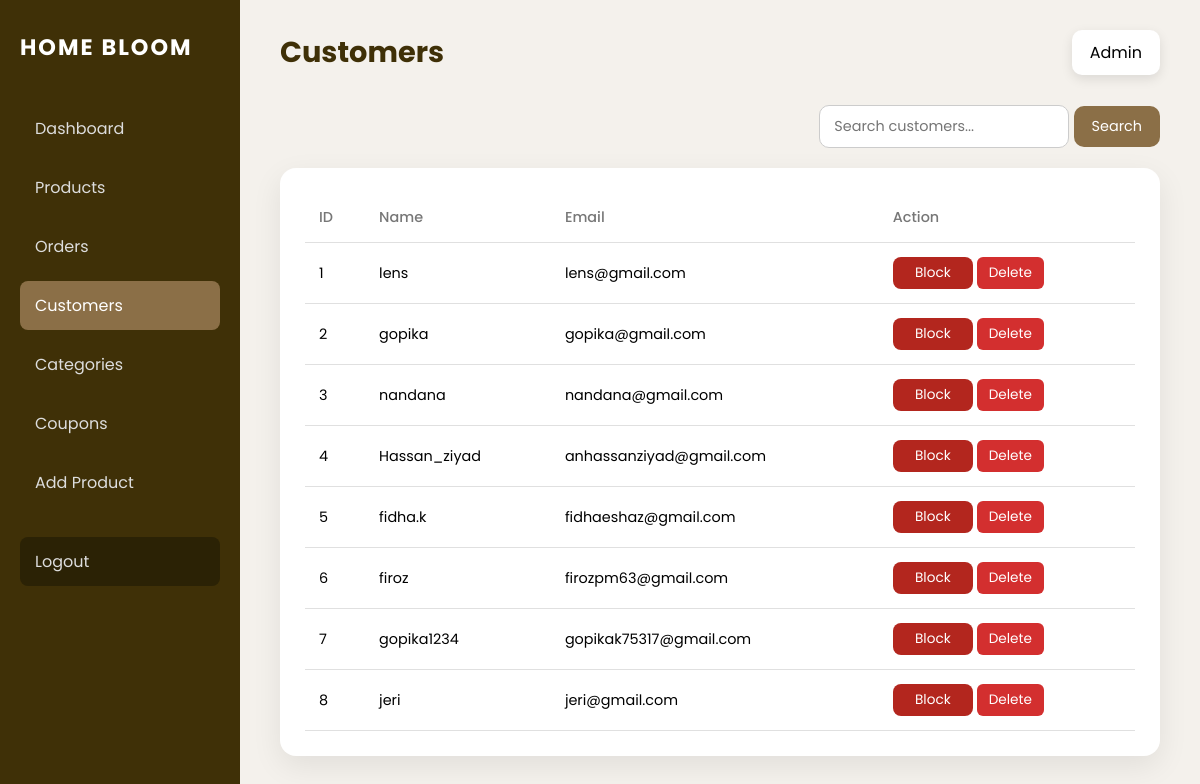
The app's page /admincutomer/ (signed in), older data.
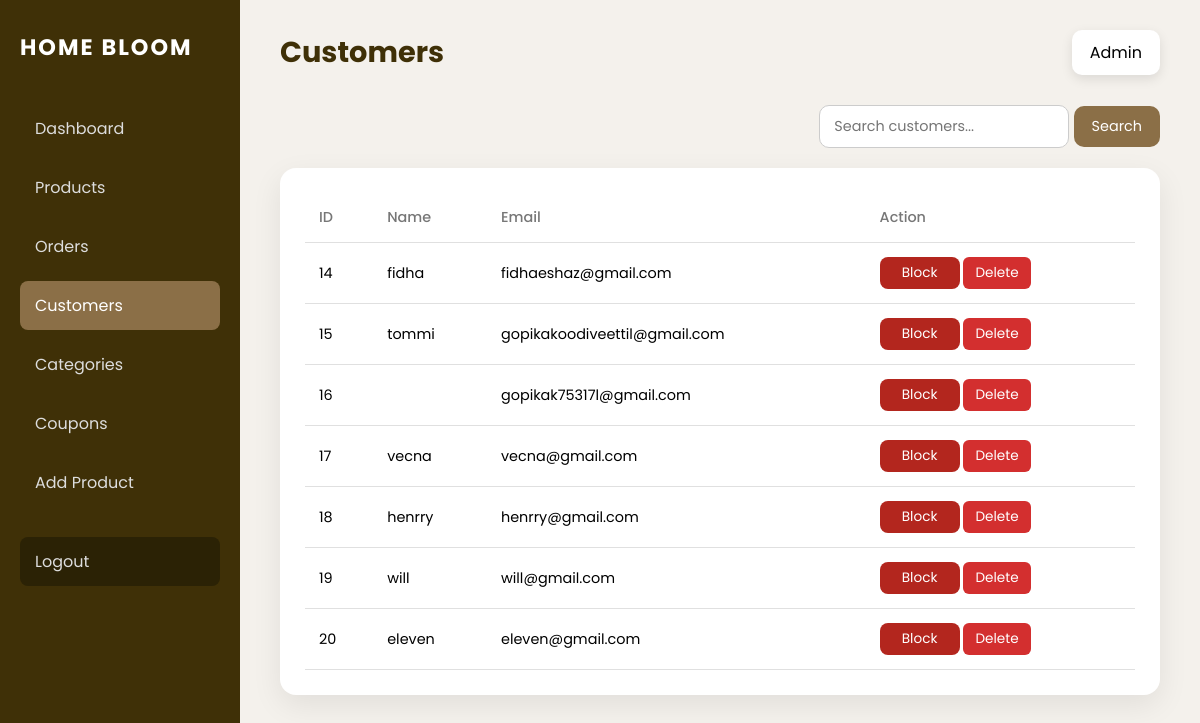
The same page, newer data.
### bloom/models.py (models this page shows, shortened)
class User(AbstractUser):
    email = models.EmailField(unique=True)
    USERNAME_FIELD = "email"
    REQUIRED_FIELDS = ["username"]

### bloom/views.py (the view)
# urls.py: path('admincutomer/',views.admincustomer,name='admincustomer'),
@never_cache
@login_required(login_url="login")
def admincustomer(request):
    if not request.user.is_staff:
        return HttpResponseForbidden("Access denied")
    customers = User.objects.filter(is_staff=False)
    return render(request, "admincustomer.html", {
        "customers": customers
    })

### bloom/templates/admincustomer.html (shortened to what this page needs)
<!DOCTYPE html>
<html lang="en">
<head>
</head>
<body>
<div class="dashboard-wrapper">
    <aside class="sidebar">
        <h2 class="brand">HOME BLOOM</h2>
        <nav>
            <a href="{% url 'admindashboard' %}">Dashboard</a>
            <a href="{%url 'adminproduct'%}">Products</a>
            <a href="{% url 'adminorder' %}">Orders</a>
             <a href="{%url 'admincustomer'%}"class="active">Customers</a>
            <a href="{%url 'admincategory'%}">Categories</a>
            <a href="{%url 'admincoupon'%}">Coupons</a>
            <a href="{%url 'addproduct'%}">Add Product</a>
            <a href="/" class="logout">Logout</a>
        </nav>
    </aside>
    <main class="main-content">
        <div class="top-bar">
            <h1>Customers</h1>
            <div class="admin-info">Admin</div>
        </div>
        <div class="search-wrapper">
            <form method="get" action="{% url 'admincustomer' %}">
                <input type="text" name="q" placeholder="Search customers..." class="search-input">
                <button type="submit" class="search-btn">Search</button>
            </form>
        </div>
        <div class="table-wrapper">
            <table>
                <thead>
                    <tr>
                        <th>ID</th>
                        <th>Name</th>
                        <th>Email</th>
                        <th>Action</th>
                    </tr>
                </thead>
                <tbody>
    {% for user in customers %}
    <tr>
        <td>{{ user.id }}</td>
        <td>{{ user.username }}</td>
        <td>{{ user.email }}</td>
        <td>
    <div class="block-toggle">
        <label for="block{{ user.id }}"></label>
    </div>
  <form action="{% url 'delete_customer' user.id %}" method="post" style="display:inline;">
    <button type="submit" class="delete-btn">Delete</button>
</form>
</td>
    </tr>
    {% empty %}
    <tr>
        <td colspan="4">No customers found</td>
    </tr>
    {% endfor %}
</tbody>
            </table>
        </div>
    </main>
</div>
</body>
</html>

### bloom/templates/admincustomer.html (style rules this page uses)
* { margin:0; padding:0; box-sizing:border-box; font-family:'Poppins', sans-serif; }
body { background:#f4f1ec; }
.dashboard-wrapper { display:flex; min-height:100vh; }
.sidebar { width:240px; background:#3f3007; color:#fff; padding:30px 20px; }
.brand { font-size:1.4rem; letter-spacing:2px; margin-bottom:40px; }
.sidebar nav a { display:block; color:#ddd; text-decoration:none; padding:12px 15px; border-radius:8px; margin-bottom:10px; }
.sidebar nav a:hover, .sidebar nav a.active { background:#8B6F47; color:#fff; }
.logout { margin-top:30px; background:#2b2205; }
.main-content { flex:1; padding:30px 40px; }
.top-bar { display:flex; justify-content:space-between; align-items:center; margin-bottom:30px; }
.top-bar h1 { font-size:1.8rem; color:#3f3007; }
.admin-info { background:#fff; padding:10px 18px; border-radius:10px; box-shadow:0 4px 12px rgba(0,0,0,.1); }
.search-wrapper { margin-bottom:20px; display:flex; justify-content:flex-end; gap:10px; }
.search-input { padding:10px 14px; border-radius:10px; border:1px solid #ccc; font-size:0.9rem; width:250px; }
.search-btn { padding:10px 18px; border-radius:10px; border:none; background:#8B6F47; color:#fff; font-size:0.9rem; cursor:pointer; }
.table-wrapper { background:#fff; border-radius:16px; padding:25px; box-shadow:0 10px 30px rgba(0,0,0,.08); overflow-x:auto; }
table { width:100%; border-collapse:collapse; min-width:800px; }
th,td { padding:14px; text-align:left; border-bottom:1px solid #e0e0e0; font-size:0.9rem; }
th { color:#777; font-weight:500; }
.block-toggle { display:inline-block; position:relative; }
.block-toggle label { display:inline-block; min-width:80px; text-align:center; padding:6px 12px; border-radius:8px; cursor:pointer; background:#b3261e; color:#fff; font-size:0.85rem; transition:0.3s; }
.block-toggle label::after { content:"Block"; }
.delete-btn { background-color: #d32f2f; color: #fff; border: none; padding: 6px 12px; border-radius: 6px; cursor: pointer; font-size: 0.85rem; transition: background 0.3s; }

Row changes from the older to the newer data that the page shows:
removed User: id "1", username "lens", email "lens@gmail.com"
removed User: id "2", username "gopika", email "gopika@gmail.com"
removed User: id "3", username "nandana", email "nandana@gmail.com"
removed User: id "4", username "Hassan_ziyad", email "anhassanziyad@gmail.com"
removed User: id "5", username "fidha.k", email "fidhaeshaz@gmail.com"
removed User: id "6", username "firoz", email "firozpm63@gmail.com"
removed User: id "7", username "gopika1234", email "gopikak75317@gmail.com"
removed User: id "8", username "jeri", email "jeri@gmail.com"
added User: id "14", username "fidha", email "fidhaeshaz@gmail.com"
added User: id "15", username "tommi", email "gopikakoodiveettil@gmail.com"
added User: id "16", email "gopikak75317l@gmail.com"
added User: id "17", username "vecna", email "vecna@gmail.com"
added User: id "18", username "henrry", email "henrry@gmail.com"
added User: id "19", username "will", email "will@gmail.com"
added User: id "20", username "eleven", email "eleven@gmail.com"
